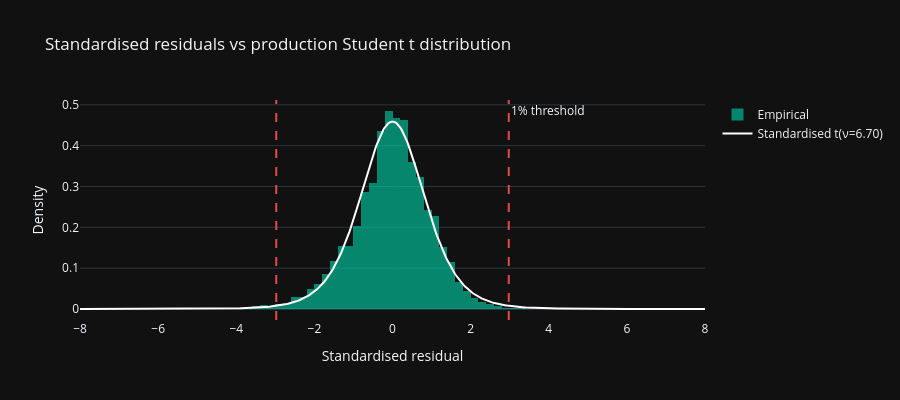

Notebook code cell kept with this figure:
### Markdown cell above
## 11. Residual distribution

### Code cell
# Compare empirical residuals to the standardised Student's t. If T ~ t(nu)
# and Z = T * t_scale, then Var(Z) = 1 and the density of Z is
# f_T(z / t_scale) / t_scale. Same scaling as the thresholds, same nu source.
x_grid = np.linspace(-8, 8, 500)
t_pdf = t_dist.pdf(x_grid / t_scale, df=nu_production) / t_scale

fig = go.Figure()
fig.add_trace(go.Histogram(
    x=std_resids.values, nbinsx=100, histnorm='probability density',
    name='Empirical', marker_color='#00d4aa', opacity=0.6,
))
fig.add_trace(go.Scatter(
    x=x_grid, y=t_pdf, mode='lines',
    name=f'Standardised t(ν={nu_production:.2f})',
    line=dict(color='white', width=2),
))
fig.add_vline(x=threshold_99, line_dash='dash', line_color='#E24B4A',
              annotation_text='1% threshold')
fig.add_vline(x=-threshold_99, line_dash='dash', line_color='#E24B4A')

fig.update_layout(
    template='plotly_dark',
    title='Standardised residuals vs production Student t distribution',
    xaxis_title='Standardised residual',
    yaxis_title='Density', height=400,
)
fig.show()

### Figure 1 — Plotly figure (JSON) as saved in the notebook; plotly's stock layout.template omitted (floating-point values rounded to 4 significant figures; data arrays with more than 128 entries replaced by an {"elided": "..."} marker saying what was removed)
{"data": [{"histnorm": "probability density", "marker": {"color": "#00d4aa"}, "name": "Empirical", "nbinsx": 100, "opacity": 0.6, "type": "histogram", "x": {"elided": "6692 float values"}}, {"line": {"color": "white", "width": 2}, "mode": "lines", "name": "Standardised t(ν=6.70)", "type": "scatter", "x": {"elided": "500 float values"}, "y": {"elided": "500 float values"}}], "layout": {"annotations": [{"showarrow": false, "text": "1% threshold", "x": 2.976, "xanchor": "left", "xref": "x", "y": 1, "yanchor": "top", "yref": "y domain"}], "height": 400, "shapes": [{"line": {"color": "#E24B4A", "dash": "dash"}, "type": "line", "x0": 2.976, "x1": 2.976, "xref": "x", "y0": 0, "y1": 1, "yref": "y domain"}, {"line": {"color": "#E24B4A", "dash": "dash"}, "type": "line", "x0": -2.976, "x1": -2.976, "xref": "x", "y0": 0, "y1": 1, "yref": "y domain"}], "title": {"text": "Standardised residuals vs production Student t distribution"}, "xaxis": {"title": {"text": "Standardised residual"}}, "yaxis": {"title": {"text": "Density"}}}}
